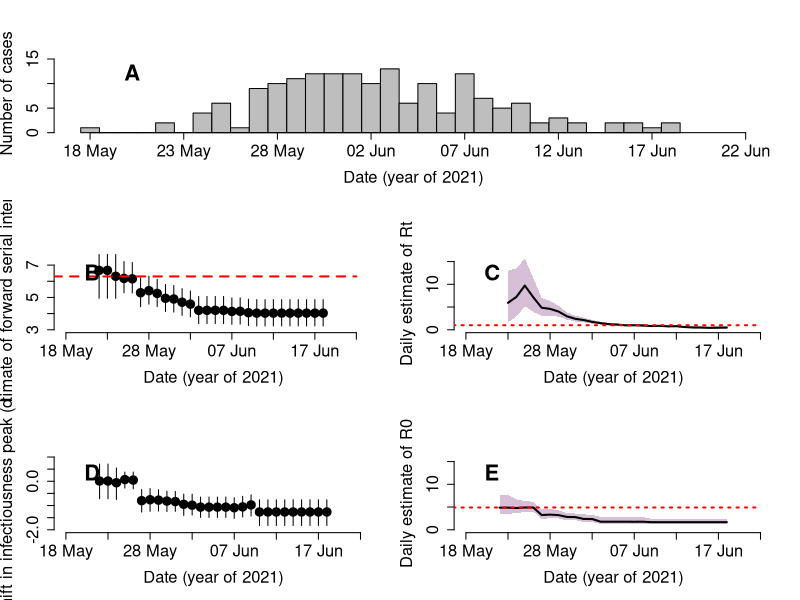

Here is the R script that generated this plot:

library(scales)

## drawing Figure 2

setwd("C:/Users/xinhualei/Dropbox (Personal)/Xin Hualei_research work/delta")
incuba <- read.csv("serial_r_trend1026.csv")
r <- as.numeric(incuba$date)
lowerbound_si <- as.numeric(incuba$lower_mean_si)
upperbound_si <- as.numeric(incuba$upper_mean_si)
mean_si <- as.numeric(incuba$mean_si)

lowerbound_rt <- as.numeric(incuba$lower_mean_r)
upperbound_rt <- as.numeric(incuba$upper_mean_r)
mean_rt <- as.numeric(incuba$mean_r)

lowerbound_peak <- as.numeric(incuba$lower_peak)
upperbound_peak <- as.numeric(incuba$upper_peak)
mean_peak <- as.numeric(incuba$mean_peak)

lowerbound_ro <- as.numeric(incuba$lower_mean_ro)
upperbound_ro <- as.numeric(incuba$upper_mean_ro)
mean_ro <- as.numeric(incuba$mean_ro)

layout(mat = matrix(c(1,1,2,3,4,5),nrow = 3, ncol = 2, byrow = TRUE))

# A: barplot for epidemic curve
bar <- barplot(incuba$case,ylim = c(0,16),xlim = c(0,35.5),col = alpha("grey"),
               space = 0,xlab = "Date (year of 2021)",ylab = "Number of cases",cex.axis=1.5,cex.lab=1.5)

axis(side = 1,at = seq(0.5,35.5,5),
     labels = c("18 May","23 May","28 May","02 Jun","07 Jun","12 Jun","17 Jun","22 Jun"),cex.axis=1.5)
title("A",line = -2,adj=0.1,cex.main = 2)

# B: time-varying serial interval
plot(c(0,35.5), c(3,7.5),cex.axis=1.5,cex.lab=1.5,frame.plot = 0,xaxt = "n",
     type = "n",xlab = "Date (year of 2021)",ylab = "Daily estimate of forward serial interval (days)")
segments(r,lowerbound_si,r,upperbound_si)
axis(side = 1,at=c(0,5,10,15,20,25,30,35),
     labels = c("18 May","23 May","28 May","02 Jun","07 Jun","12 Jun","17 Jun","22 Jun"),cex.axis=1.5)
points(r,mean_si,col="black",lwd=2,type = "p",lty = 2,pch =19,cex=1.5)
segments(x0=-1.5,x1=35,y0=6.3,y1=6.3,lty=2,col="red",lwd=2)

title("B",line = -2,adj=0.1,cex.main = 2)

# C: time-varying Rt
plot(c(0,35), c(0,16),cex.axis=1.5,cex.lab=1.5,frame.plot = 0,xaxt = "n",
     type = "n",xlab = "Date (year of 2021)",ylab = "Daily estimate of Rt")
polygon(c(r,rev(r)),c(lowerbound_rt,rev(upperbound_rt)),col="thistle",border=NA)
axis(side = 1,at=c(0,5,10,15,20,25,30,35),
     labels = c("18 May","23 May","28 May","02 Jun","07 Jun","12 Jun","17 Jun","22 Jun"),cex.axis=1.5)
lines(r,mean_rt,col="black",lwd=2)
segments(x0=-1.5,x1=35,y0=1,y1=1,lty=3,col="red",lwd=2)

title("C",line = -2,adj=0.1,cex.main = 2)

# D: time-varying infectiousness profile
plot(c(0,35), c(-2.0,1.0),cex.axis=1.5,cex.lab=1.5,frame.plot = 0,xaxt = "n",
     type = "n",xlab = "Date (year of 2021)",ylab = "Shift in infectiousness peak (days)")
segments(r,lowerbound_peak,r,upperbound_peak)
axis(side = 1,at=c(0,5,10,15,20,25,30,35),
     labels = c("18 May","23 May","28 May","02 Jun","07 Jun","12 Jun","17 Jun","22 Jun"),cex.axis=1.5)
points(r,mean_peak,col="black",lwd=2,type = "p",lty = 2,pch =19,cex=1.5)
title("D",line = -2,adj=0.1,cex.main = 2)


# E: time-varying R0
plot(c(0,35), c(0,16),cex.axis=1.5,cex.lab=1.5,frame.plot = 0,xaxt = "n",
     type = "n",xlab = "Date (year of 2021)",ylab = "Daily estimate of R0")
polygon(c(r,rev(r)),c(lowerbound_ro,rev(upperbound_ro)),col="thistle",border=NA)
axis(side = 1,at=c(0,5,10,15,20,25,30,35),
     labels = c("18 May","23 May","28 May","02 Jun","07 Jun","12 Jun","17 Jun","22 Jun"),cex.axis=1.5)
lines(r,mean_ro,col="black",lwd=2)
segments(x0=-1.5,x1=35,y0=4.9,y1=4.9,lty=3,col="red",lwd=2)

title("E",line = -2,adj=0.1,cex.main = 2)


